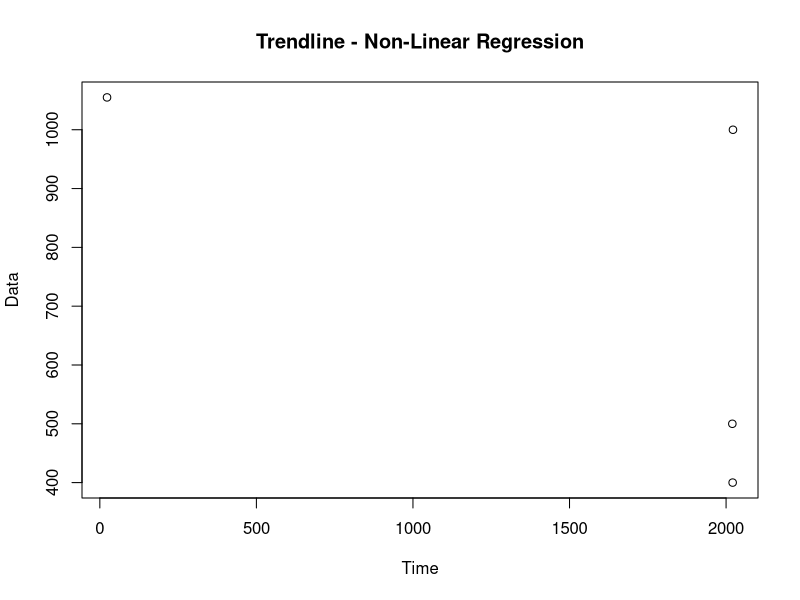

Reproduce this figure in R. (Note: this script raises an error after producing the figure.)
# Data
x <- c(2020,2021,2022,023)
y <- c(500,400,1000,1055)



# Plot the data and trendline
plot(x, y, main = "Trendline - Non-Linear Regression", xlab = "Time", ylab = "Data")
lines(x, trendline, col = "red")


#sir code
cat("Enter the year: ")
x <- scan()
cat("Enter the indexes: ") 
y <- scan()
fit_fn <- function(x, a, b, c) {
  a * x^2 + b * x + c }
p0 <- c(1, 1, 1)
params <- optim(p0, function(p){
  sum((y - fit_fn(x, p[1], p[2], p[3]))^2) })$par
plot(x, y, type="b")
curve(fit_fn(x, params[1], params[2], params[3]), add=TRUE)